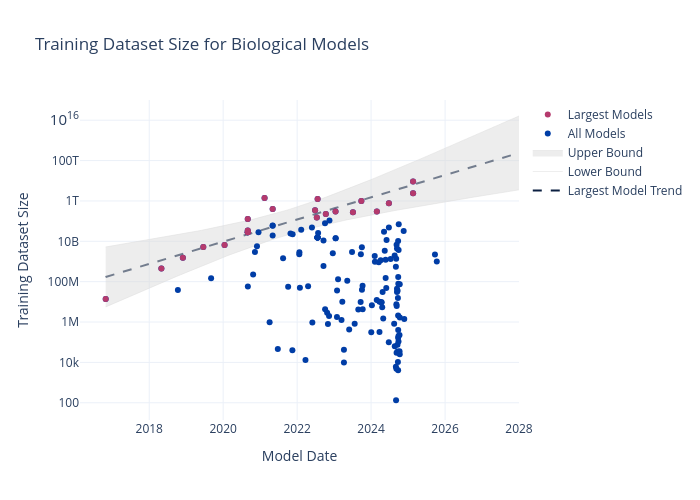

The notebook cell saved with this chart:
### Code cell
fig = go.Figure()
fig.add_trace(go.Scatter(
    x = x_plot,
    y = np.exp(y_plot),
    mode='lines',
    line=dict(
        color=cset_colors[0],
        dash='dash'
    ),
    hovertemplate='%{x}<br>%{y:,.3g} Data Points<extra></extra>',
    name='Largest Model Trend'
))
fig.add_trace(go.Scatter(
    x=x_plot, 
    y=pred_min,
    line=dict(
        color='gainsboro',
        width = 0.5
    ),
    mode='lines',
    name = 'Lower Bound',
    hovertemplate='%{x}<br>%{y:,.3g} Data Points<extra></extra>',
))
fig.add_trace(go.Scatter(
    x=x_plot,
    y=pred_max,
    fill='tonexty', # fill area between trace0 and trace1
    mode='lines', 
    line=dict(
        color='gainsboro',
        width=0.5
    ),
    name = 'Upper Bound',
    hovertemplate='%{x}<br>%{y:,.3g} Data Points<extra></extra>',
))
fig.add_trace(go.Scatter(
    x = plot_df['Model Date'], 
    y = plot_df['Training Dataset Size'],
    mode='markers',
    marker=dict(color=cset_colors[1]),
    customdata = plot_df['Model'],
    hovertemplate='<b>%{customdata} (%{x})<br><b>Training Dataset Size</b>:<br>%{y:,.0f} Data Points<extra></extra>',
    name='All Models'
))
fig.add_trace(go.Scatter(
    x = plot_df[plot_df['is_largest']]['Model Date'], 
    y = plot_df[plot_df['is_largest']]['Training Dataset Size'],
    mode='markers',
    marker=dict(color=cset_colors[2]),
    customdata = plot_df['Model'],
    hovertemplate='<b>%{customdata} (%{x})<br><b>Training Dataset Size</b>:<br>%{y:,.0f} Data Points<extra></extra>',
    name='Largest Models'
))

fig.update_layout(
    title='Training Dataset Size for Biological Models',
    yaxis_type="log",
    template="plotly_white",
    width = 700, height=500,
    xaxis = dict(title='Model Date'),
    yaxis = dict(title='Training Dataset Size'),
)
fig.write_html('bio_data_size.html')
fig.write_image('bio_data_size.png')
fig.show()
